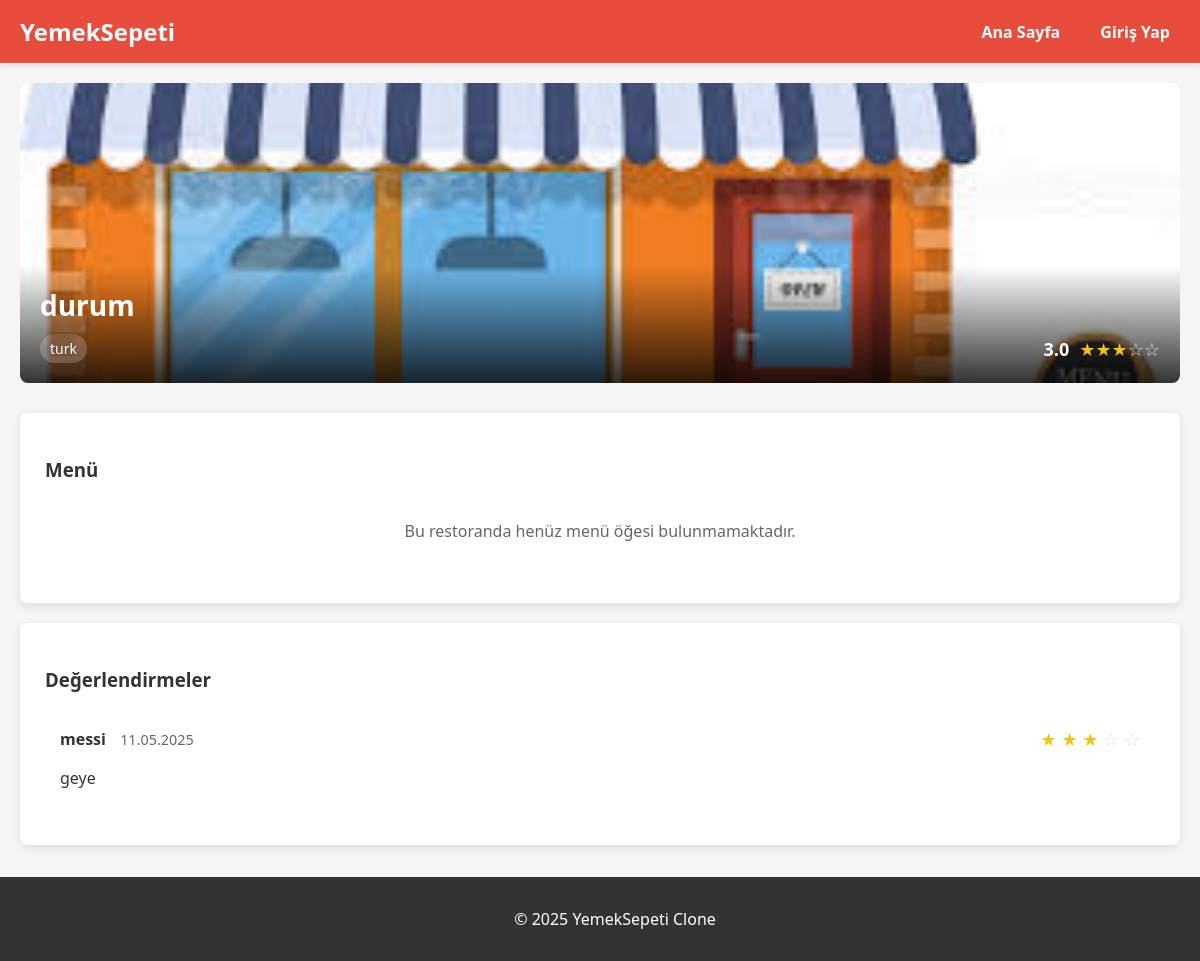
Page /restaurant/1 on the earlier database version.
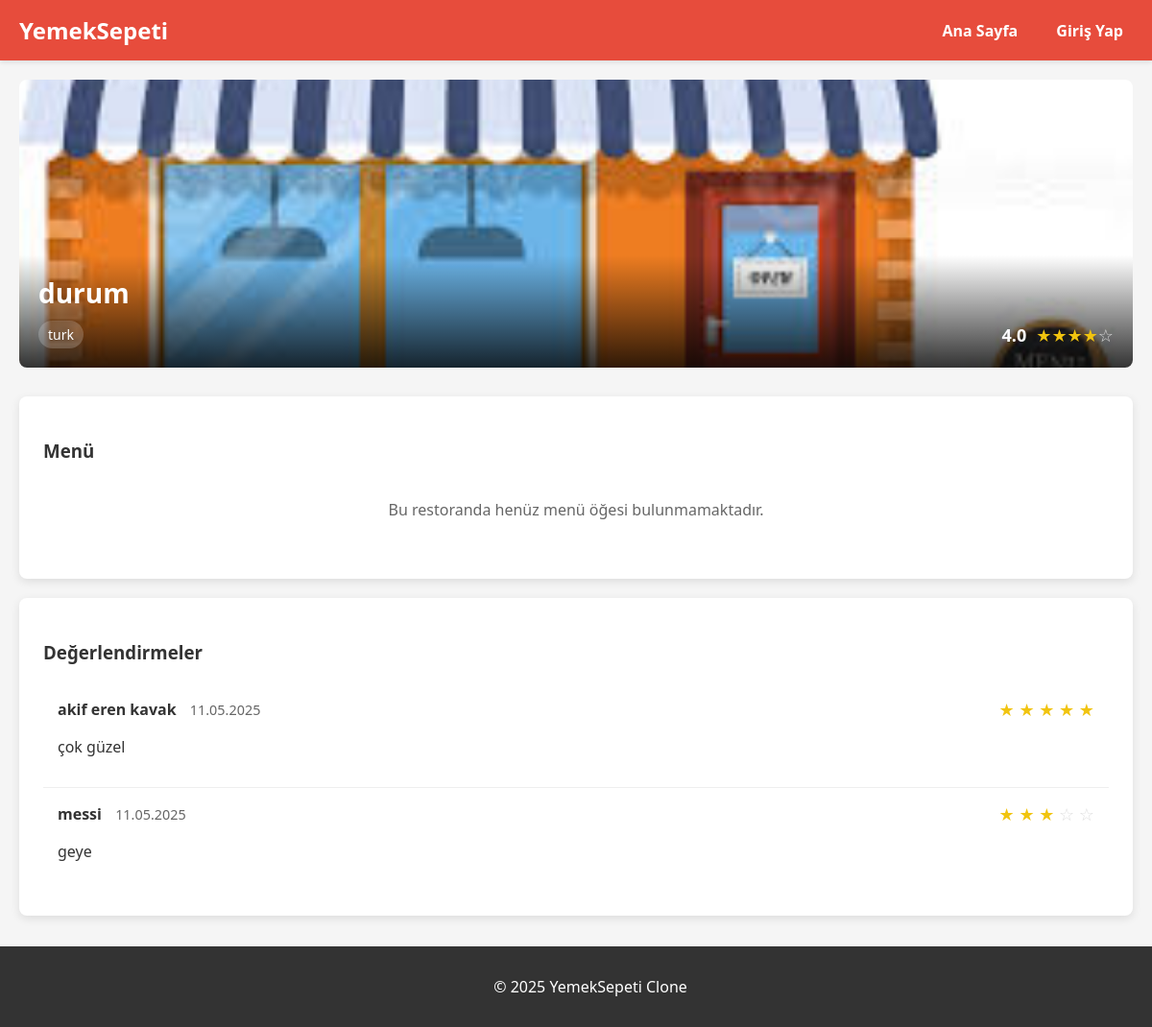
Same page on the later database version.
### models.py (models this page shows, shortened)
class Restaurant(db.Model):
    id = db.Column(db.Integer, primary_key=True)
    user_id = db.Column(db.Integer, db.ForeignKey('user.id'), nullable=False)
    restaurant_name = db.Column(db.String(100), nullable=False)
    cuisine_type = db.Column(db.String(50), nullable=False)
    tax_id = db.Column(db.String(20), unique=True, nullable=False)
    is_approved = db.Column(db.Boolean, default=False)
    rating = db.Column(db.Float, default=0.0)
    created_at = db.Column(db.DateTime, default=lambda: datetime.now(timezone.utc))
    image_path = db.Column(db.String(255), nullable=True, default='default_restaurant.png')

class RestaurantReview(db.Model):
    id = db.Column(db.Integer, primary_key=True)
    user_id = db.Column(db.Integer, db.ForeignKey('user.id'), nullable=False)
    restaurant_id = db.Column(db.Integer, db.ForeignKey('restaurant.id'), nullable=False)
    rating = db.Column(db.Integer, nullable=False)  # 1-5 stars
    comment = db.Column(db.Text, nullable=True)
    created_at = db.Column(db.DateTime, default=lambda: datetime.now(timezone.utc))
    user = db.relationship('User', backref='restaurant_reviews')
    restaurant = db.relationship('Restaurant', backref='reviews')

class User(db.Model):
    id = db.Column(db.Integer, primary_key=True)
    name = db.Column(db.String(100), nullable=False)
    email = db.Column(db.String(100), unique=True, nullable=False)
    password = db.Column(db.String(100), nullable=False)
    phone = db.Column(db.String(15), nullable=True)
    address = db.Column(db.Text, nullable=True)
    user_type = db.Column(db.String(20), nullable=False)  # 'admin', 'restaurant', 'user', 'delivery'
    created_at = db.Column(db.DateTime, default=lambda: datetime.now(timezone.utc))
    is_active = db.Column(db.Boolean, default=True)
    reset_code = db.Column(db.String(100), nullable=True)
    reset_code_expiry = db.Column(db.DateTime, nullable=True)
    restaurant = db.relationship('Restaurant', backref='owner', uselist=False)

### app.py (the view, shortened to what this page needs)
@app.route("/restaurant/<int:restaurant_id>")
def restaurant_menu(restaurant_id):
    restaurant = Restaurant.query.get_or_404(restaurant_id)
    if not restaurant.is_approved and ('user_type' not in session or session['user_type'] != 'admin'):
        flash('Bu restoran henüz onaylanmamıştır.', 'danger')
        return redirect(url_for('home'))
    menu_items = Menu.query.filter_by(restaurant_id=restaurant_id, is_available=True).all()
    restaurant_reviews = RestaurantReview.query.filter_by(restaurant_id=restaurant_id).order_by(RestaurantReview.created_at.desc()).all()
    user_restaurant_review = None
    if 'logged_in' in session and session['user_type'] == 'user':
        user_restaurant_review = RestaurantReview.query.filter_by(
            user_id=session['user_id'],
            restaurant_id=restaurant_id
        ).first()
    user_menu_ratings = {}
    if 'logged_in' in session and session['user_type'] == 'user':
        user_ratings = MenuItemReview.query.filter_by(user_id=session['user_id']).all()
        for rating in user_ratings:
            user_menu_ratings[rating.menu_id] = rating.rating
    cart_items = []
    cart_total = 0
    cart_count = 0
    return render_template(
        "restaurant_menu.html",
        restaurant=restaurant,
        menu_items=menu_items,
        cart_items=cart_items,
        cart_total=cart_total,
        cart_count=cart_count,
        restaurant_reviews=restaurant_reviews,
        user_restaurant_review=user_restaurant_review,
        user_menu_ratings=user_menu_ratings
    )

### templates/restaurant_menu.html (shortened to what the changed rows need)
{% extends "base.html" %}
{% block content %}
<div class="restaurant-header">
    <div class="restaurant-banner">
        <div class="restaurant-overlay">
            <h2>{{ restaurant.restaurant_name }}</h2>
            <div class="restaurant-meta">
                <span class="cuisine-type">{{ restaurant.cuisine_type }}</span>
                <div class="rating-display">
                    <span class="rating-value">{{ restaurant.rating }}</span>
                    <div class="stars">
                        {% for i in range(5) %}
                            {% if i < restaurant.rating|int %}
                                <span class="star filled">★</span>
                            {% elif i < (restaurant.rating|float + 0.5)|int %}
                                <span class="star half-filled">★</span>
                            {% else %}
                                <span class="star">☆</span>
                            {% endif %}
                        {% endfor %}
                    </div>
                </div>
            </div>
        </div>
    </div>
</div>
<div class="review-section">
    <div class="reviews-list">
        {% if restaurant_reviews %}
            {% for review in restaurant_reviews %}
                <div class="review-item">
                    <div class="review-header">
                        <div class="reviewer-info">
                            <span class="reviewer-name">{{ review.user.name }}</span>
                            <span class="review-date">{{ review.created_at.strftime('%d.%m.%Y') }}</span>
                        </div>
                        <div class="review-rating">
                            {% for i in range(5) %}
                                {% if i < review.rating %}
                                    <span class="star filled">★</span>
                                {% else %}
                                    <span class="star">☆</span>
                                {% endif %}
                            {% endfor %}
                        </div>
                    </div>
                    {% if review.comment %}
                        <div class="review-content">
                            <p>{{ review.comment }}</p>
                        </div>
                    {% endif %}
                </div>
            {% endfor %}
        {% else %}
            <p class="no-reviews">Bu restoran için henüz değerlendirme yapılmamış.</p>
        {% endif %}
    </div>
</div>
{% endblock %}

Differences in the rows shown:
changed Restaurant "durum": rating "3.0" → "4.0"
added RestaurantReview: user.name "akif eren kavak", created_at "11.05.2025", rating 5 (drawn), comment "çok güzel"
